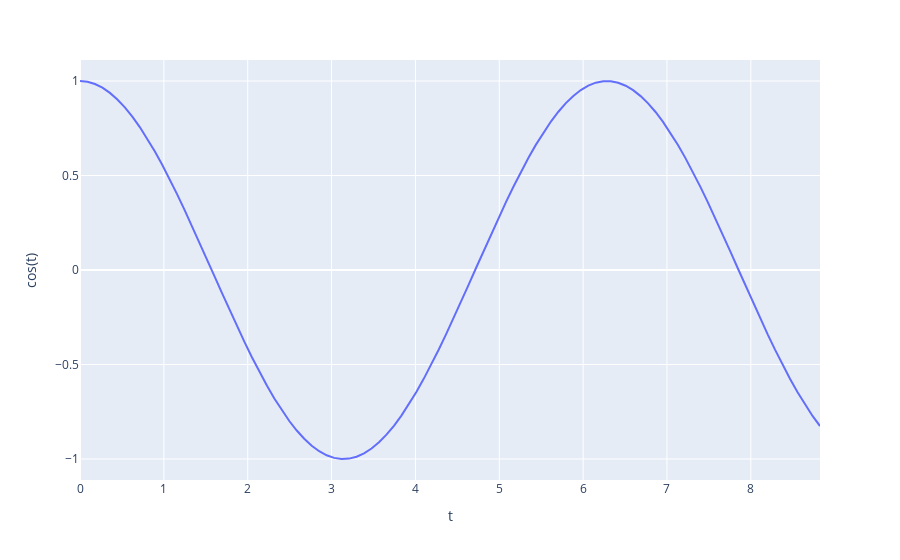

Notebook source saved alongside this figure:
### Code cell
t = np.linspace(0, 2 ** np.pi, 100)
fig = px.line(x=t, y=np.cos(t), labels={'x': 't', 'y': 'cos(t)'})

fig.show()
